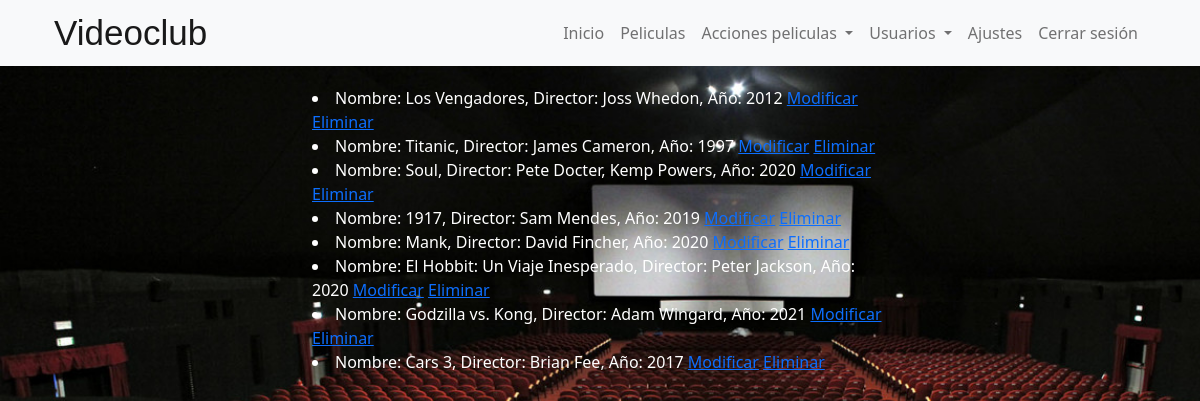
Page /myapp/modify_films on the committed database.
### myapp/models.py (models this page shows)
class Films(models.Model):
    name_film = models.CharField(max_length=100)
    url_film = models.URLField()
    description = models.CharField(max_length=500)
    year = models.IntegerField()
    director = models.CharField(max_length=100)
    actors = models.CharField(max_length=100)
    url_cover = models.URLField()
    num_stars = models.FloatField()

### myapp/views.py (the view)
# urls.py: path('modify_films', views.modify_films, name="modify_films"),
def modify_films(request):
    context={}
    if request.method == 'GET':
        films = Films.objects.all()
        print (films)
    return render(request,"myapp/modify_films.html", {'films':films})

### myapp/templates/myapp/modify_films.html (shortened to what this page needs)
{% load static %}
<!DOCTYPE html>
<html lang="en">
<head>
    <link href="https://cdn.jsdelivr.net/npm/bootstrap@5.0.0-beta3/dist/css/bootstrap.min.css" rel="stylesheet">
    <link rel="stylesheet" type="text/css" href="{% static 'myapp/style.css' %}">
</head>
<body>
    <header class="header bg-light">
        <div class="container">
            <nav class="navbar navbar-expand-lg navbar-light bg-light ">
                <div id="nav" class="container">
                    <a class="navbar-brand" href="#">Videoclub</a>
                    <div id="navbar" class="navbar-collapse collapse justify-content-end">
                        <ul class="navbar-nav mt-2 mt-md-0">
                            <li class="nav-item"><a class="nav-link" href={% url 'login_admin' %}>Inicio</a></li>
                            <li class="nav-item"><a class="nav-link" href={% url 'films' %}>Peliculas</a></li>
                            <li class="dropdown">
                                <a class="nav-link dropdown-toggle" href="#" role="button" id="dropdownMenuLink" data-bs-toggle="dropdown" aria-expanded="true">
                                    Acciones peliculas
                                    </a>
                            </li>
                            <li class="dropdown">
                                <a class="nav-link dropdown-toggle" href="#" role="button" id="dropdownMenuLink" data-bs-toggle="dropdown" aria-expanded="true">
                                    Usuarios
                                </a>
                            </li>
                            <li class="nav-item"><a class="nav-link" href="#">Ajustes</a></li>
                            <li class="nav-item"><a class="nav-link" href={% url 'get_logout' %}>Cerrar sesión</a></li>
                        </ul>
                    </div>
                </div>
            </nav>
        </div>
    </header>
    <section id="buscar_pelicula" class ="container">
        <div action = {%url 'modify_films' %} method="get">
            {% for film in films %}
            <li>
                Nombre: {{ film.name_film }},
                Director: {{ film.director }},
                Año: {{ film.year }}
                <a href={% url 'mod_film' film.name_film %}>Modificar</a>
                <a href={% url 'del_film' film.name_film %}>Eliminar</a>
            </li>
            {% endfor %}
        </div>
    </section>
</body>
</html>

### myapp/static/myapp/style.css (style rules this page uses)
body, html { BACKGROUND:white url("img/cine.jpg") no-repeat; -webkit-background-size: cover; -moz-background-size: cover; -o-background-size: cover; background-size: cover; background-repeat: no-repeat; background-attachment: fixed; }
#navbar { justify-content: end; }
.navbar-brand { font: caption; font-size: 35px !important; font-family: Arial, Helvetica, sans-serif !important; }
#buscar_pelicula, #buscar_usuario { margin-top: 20px; width: 50%; color:white; }

### rows in the picture
Films: name_film "Los Vengadores", director "Joss Whedon", year "2012"
Films: name_film "Titanic", director "James Cameron", year "1997"
Films: name_film "Soul", director "Pete Docter, Kemp Powers", year "2020"
Films: name_film "1917", director "Sam Mendes", year "2019"
Films: name_film "Mank", director "David Fincher", year "2020"
Films: name_film "El Hobbit: Un Viaje Inesperado", director "Peter Jackson", year "2020"
Films: name_film "Godzilla vs. Kong", director "Adam Wingard", year "2021"
Films: name_film "Cars 3", director "Brian Fee", year "2017"
